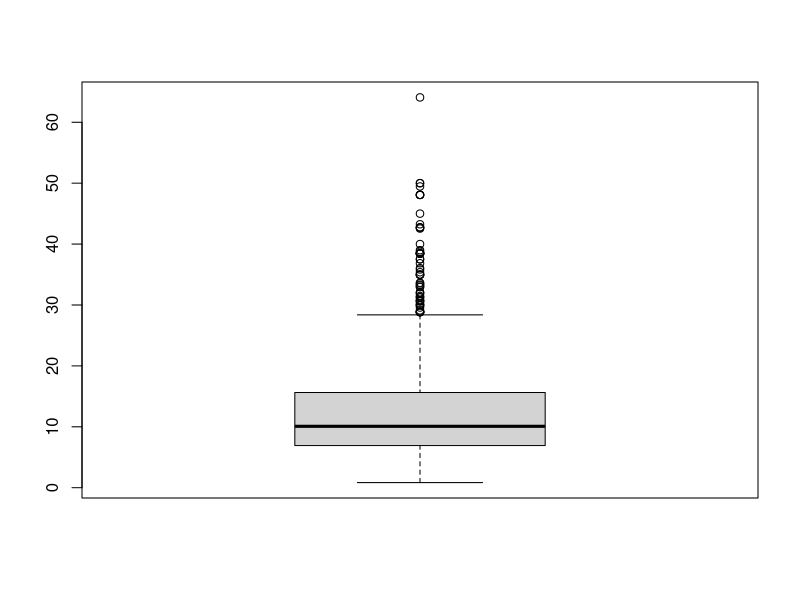
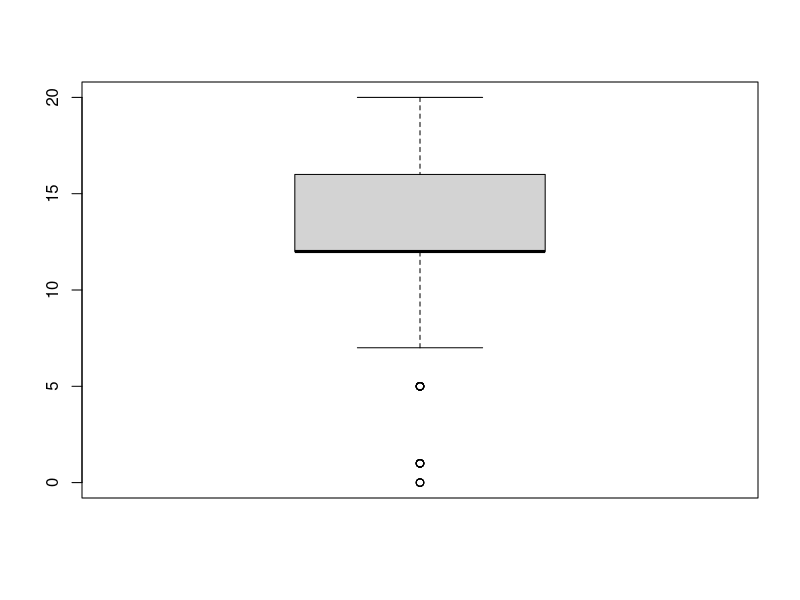
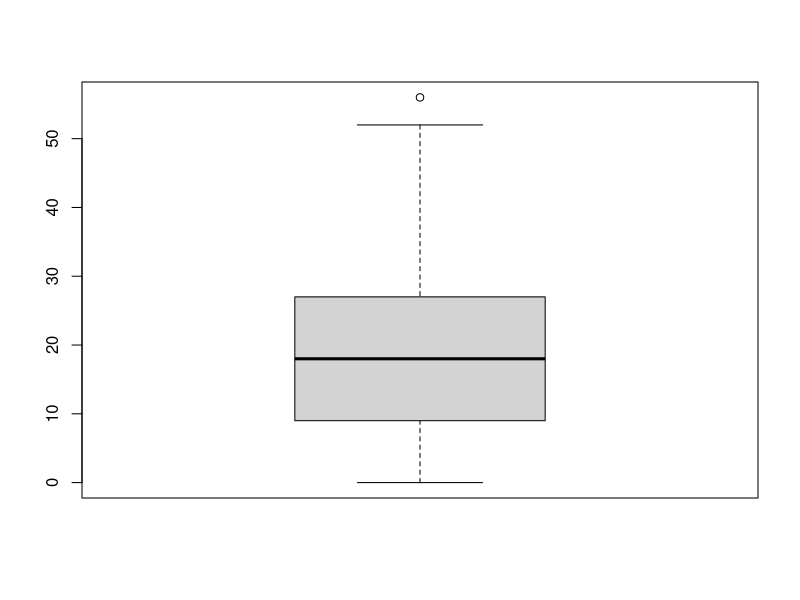
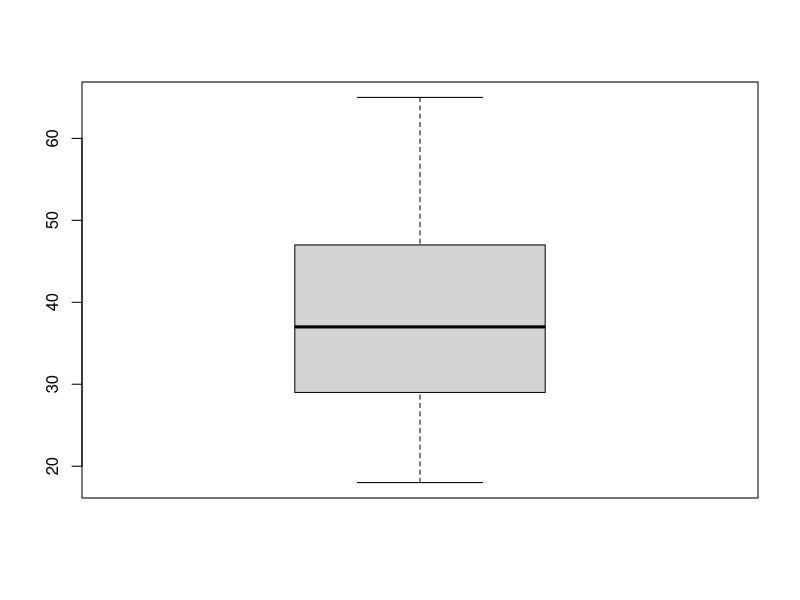
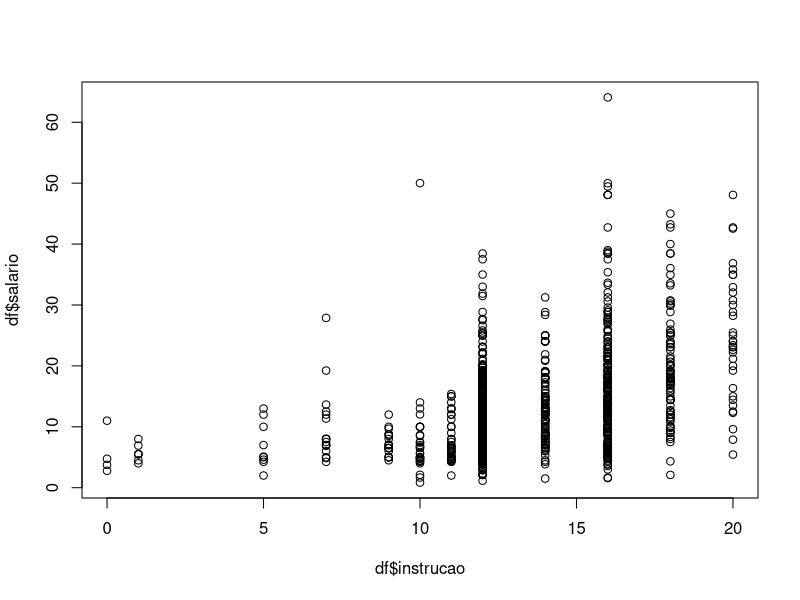
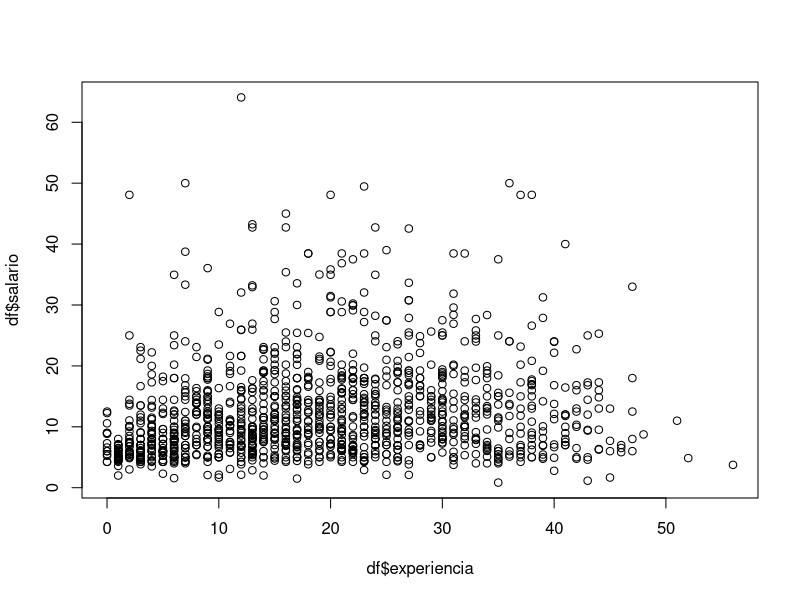
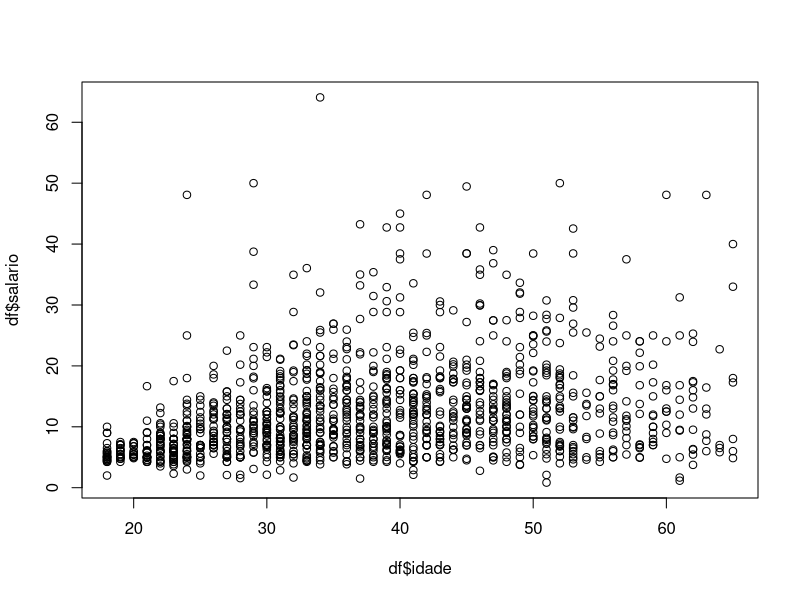
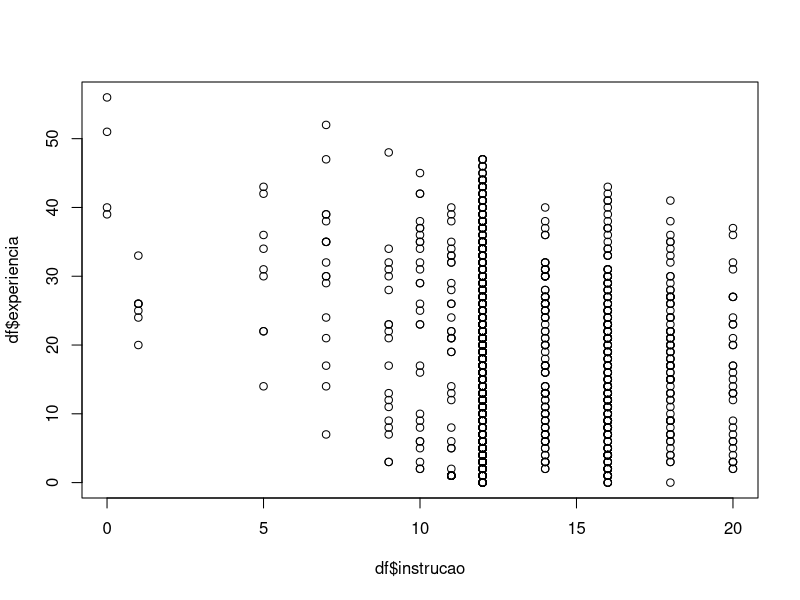

These figures' R source, in order:
df <- read.csv(file = "Dados.csv", sep = ";", header = TRUE, dec = ',')

#Questao 1 - Calcule as medidas de posicao para sa variaveis salario, instrucao, experiencia e idade.
#Apresente os calculos e faca uma interpretacao dos resultados.

summary(df$salario)
#R- O maior salario catalogado na entrevista possui o valor 300% mais alto do que 75% dos entrevistados.
summary(df$instrucao)
#R -  Em media, os entrevistados possuem cerca de 13 anos de forma??o formal.
summary(df$experiencia)
#R - 25% dos entrevistados possuem metade da experiencia media catalogada.
summary(df$idade)
#R - Maior parte dos entrevistados possuiam mais de 30 anos.


# Questao 2 - Calcule as medidas de dispersao para as variaveis salario, instrucao, experiencia e idade.

library("fBasics") 

max(df$salario) - min(df$salario)
sd(df$salario)
var(df$salario)
sd(df$salario)/mean(df$salario)
kurtosis(df$salario)
skewness(df$salario)

max(df$instrucao) - min(df$instrucao)
sd(df$instrucao)
var(df$instrucao)
sd(df$instrucao)/mean(df$instrucao)
kurtosis(df$instrucao)
skewness(df$instrucao)

max(df$experiencia) - min(df$experiencia)
sd(df$experiencia)
var(df$experiencia)
sd(df$experiencia)/mean(df$experiencia)
kurtosis(df$experiencia)
skewness(df$experiencia)

max(df$idade) - min(df$idade)
sd(df$idade)
var(df$idade)
sd(df$idade)/mean(df$idade)
kurtosis(df$idade)
skewness(df$idade)


# Responda o que segue:

# a) Com relacao ao Coeficiente de Variacao, qual e a variavel que possui a maior discrepancia em seus valores. E a com menor discrepancia?
# R - A variavel salario possui a maior discrepancia dentre as catalogadas, enquanto a variavel instrucao possui a menor discrepancia.

# b) Qual deve ser a interpretacao dada ao Coeficiente de Variacao?
# R - Quanto menor o coefciente de variacao, menor sera a dispersao dos dados

# c) Com Considerando que as medidas de assimetria e curtose qualificam a media como a de tendecia central,
# existe alguma das variaveis que possua problemas de assimetria e/ou curtose? Justifique.
# R - A variavel salario possui um skewness de 1,845964, o que caracterisa problemas de assimetria. As demais variaveis nao apresentaram problemas.

# Questao 3 - Considere uma analise que possa ser realizada sobre a variavel salario. Faca os procedimentos destacados a seguir:
# a) Calcule a media e a mediana do salario para mulher e homens separadamente. Qual a tendencia apresentada para media e mediana?

df_f <- df[df$sexo == 1, ]
mean(df_f$salario)
median(df_f$salario)

df_m <- df[df$sexo == 0, ]
mean(df_m$salario)
median(df_m$salario)

# R - Tanto para media quanto para mediana, o sexo masculino tende a possuir um salario consideralvemetne mais alto que o sexo feminino.

# b) Calcule a media e a mediana do salario para brancos e nao brancos separadamente. Qual a tendencia apresentada para media e mediana?

df_nb <- df[df$cor == 1, ]
mean(df_nb$salario)
median(df_nb$salario)

df_b <- df[df$cor == 0, ]
mean(df_b$salario)
median(df_b$salario)

# R - Tanto para media quanto para mediana, pessoas brancas tende a possuir um salario consideralvemetne mais alto que pessoas nao brancas.


# Questao 4 - Faca um grafico box-plot para as variaveis salario, instrucao, experiencia e idade, e identifique se existe outliers
# Quantas observacoes deveriam ser excluidas em cada variavel por serem provaveis outliers

outliers_salario <- boxplot(df$salario)
length(outliers_salario$out)
# R - Ha cerca de 61 obsevacoes como provaveis outliers que poderiam ser excluidas.


outliers_instrucao <- boxplot(df$instrucao)
length(outliers_instrucao$out)
# R - Ha 20 obsevacoes como provaveis outliers que poderiam ser excluidas.

outliers_experiencia <- boxplot(df$experiencia)
length(outliers_experiencia$out) 
# R - Ha 1 obsevacao como provavel outlier que poderia ser excluida.

outliers_idade <- boxplot(df$idade)
length(outliers_idade$out)
# Nao ha obsevacoes como provaveis outliers que poderiam ser excluidas.

# Questao 5 - Considerando os graficos de dispersao, construa-os conforme pedido a seguir

# a) faca um grafico que relacione salario com o tempo de instucao. Analise uma eventual tendencia de dados.
plot(df$instrucao, df$salario)
# R - O salario da pessoa tende a ser mais alto quanto maior for seu grau de instrucao.

# b) faca um grafico que relacione salario com tempo de experiencia. Analise eventual tendencia dos dados.
plot(df$experiencia, df$salario)
# R - O salario de pessoas com experiencia de pelo menos 5 anos tende a ser levemente mais alto que de pessoas com experencia inferior a 5 anos.

# c) faca um grafico que relacione salario com a idade. Analise eventual tendencia dos dados.
plot(df$idade, df$salario)
# R - Ha uma concetracao maior de pessoas entre 30 a 50 anos, que ganham acima dos 10 mil.

# d) faca um grafico que relacione salario com a idade. Analise eventual tendencia dos dados.
plot(df$instrucao, df$experiencia)
# R - Ha uma maior concetracao de pessoas que possuem mais de 10 anos de instrucao formal.

# Questao 6 - Considerando as variaveis estritamente quantitativas. Construa um histograma e identifique a variavel com melhor ajuste percebido para a distribuicao normal de probabilidade.
hist(df$salario)
ln_sal =log(df$salario)
hist(ln_sal)

hist(df$instrucao)
ln_ins = log(df$instrucao)
hist(ln_ins)

hist(df$experiencia)
ln_exp = log(df$experiencia)
hist(ln_exp)

hist(df$idade)
ln_id = log(df$idade)
hist(ln_id)


# R - Das variaveis em questao, a que melhor se ajusta para uma distribuicao normal e a variavel SALARIO

# Questao 7 - Conseudere a variavel salario segue uma distribuicao normal de probabilidade. A media e o desvio-padrao ja foram calculados. Assim, determine o que se pede.
# a) Qual a probabilidade estimada de uma pessoa ganhar mais do que o 3 quartil?
media_a <- mean(df$salario)
desv_a <- sd(df$salario)
q3_a <- quantile(df$salario, c(0.75))

1-pnorm(q3_a, mean = media_a, sd = desv_a)
# R - A probabilidade estimada de uma pessoa ganhar mais que o 3 quartil é de 33%

# b) Qual a probabilida estimada de ma pessoa ganhar menos que o 1 quartil
media_b <- mean(df$salario)
desv_b <- sd(df$salario)
q1_b <- quantile(df$salario, c(0.25))

pnorm(q1_b, mean = media_b, sd = desv_b)

# R - A probabilidade estimada de uma pessoa ganhar menos que o 1 quartil é de 24%

# c) O que e mais provavel, considerando a probabilidade estimada, a pessoa ganhar menos do que a media ou a pessoa ganhar menos que a mediana?

media_c <- mean(df$salario)
desv_c <- sd(df$salario)

pnorm(media_c, mean = media_c, sd = desv_c)

media_c_m <- mean(df$salario)
desv_c_m <- sd(df$salario)
mediana_c <- median(df$salario)

pnorm(mediana_c, mean = media_c_m, sd = desv_c_m)

# R - Tem 50% de chance de uma pessoa de ganhar menos que a media, e 38% de chance de ganhar menos que a mediana, Logo e mais provavel que a pessoa ganhe menos que a media, do que menos que a mediana.
